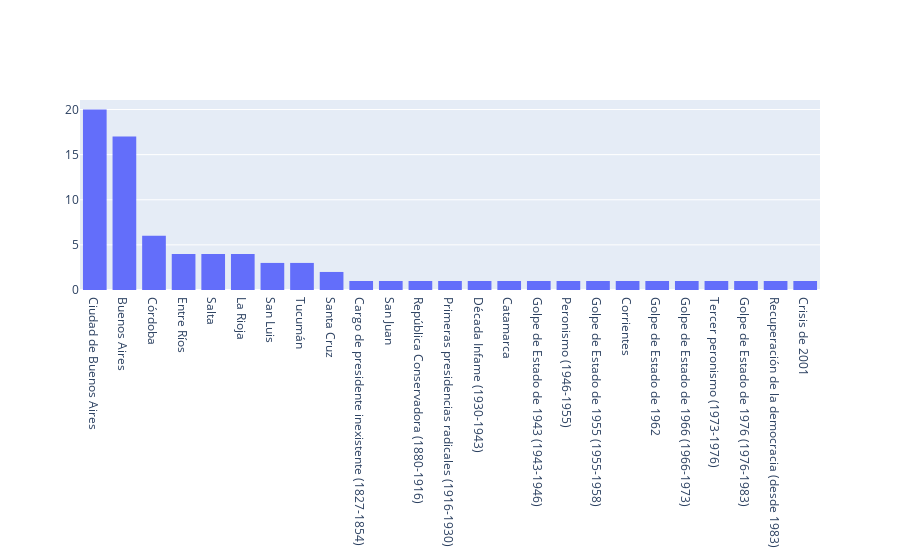

Notebook cell for this chart:
### Code cell
fig = go.Figure()
fig.add_trace(go.Histogram(x = presidencias_argentinas["Lugar en el que nació"]))
fig.update_xaxes(categoryorder='total descending')
#Existen algunos outliers!!!

### Figure 1 — Plotly figure (JSON) as saved in the notebook; plotly's stock layout.template omitted (floating-point values rounded to 4 significant figures)
{"data": [{"type": "histogram", "x": ["Ciudad de Buenos Aires", "Ciudad de Buenos Aires", "Cargo de presidente inexistente (1827-1854)", "Entre Ríos", "Córdoba", "San Luis", "Ciudad de Buenos Aires", "Ciudad de Buenos Aires", "Ciudad de Buenos Aires", "San Juan", "Tucumán", "República Conservadora (1880-1916)", "Tucumán", "Córdoba", "Ciudad de Buenos Aires", "Ciudad de Buenos Aires", "Salta", "Tucumán", "Ciudad de Buenos Aires", "Córdoba", "Ciudad de Buenos Aires", "Salta", "Primeras presidencias radicales (1916-1930)", "Ciudad de Buenos Aires", "Ciudad de Buenos Aires", "Ciudad de Buenos Aires", "Ciudad de Buenos Aires", "Década Infame (1930-1943)", "Salta", "Salta", "Entre Ríos", "Ciudad de Buenos Aires", "Catamarca", "Golpe de Estado de 1943 (1943-1946)", "Entre Ríos", "Entre Ríos", "Buenos Aires", "Buenos Aires", "Peronismo (1946-1955)", "Buenos Aires", "Buenos Aires", "Buenos Aires", "Golpe de Estado de 1955 (1955-1958)", "Ciudad de Buenos Aires", "Córdoba", "Corrientes", "Golpe de Estado de 1962", "Ciudad de Buenos Aires", "Buenos Aires", "Golpe de Estado de 1966 (1966-1973)", "Buenos Aires", "San Luis", "Ciudad de Buenos Aires", "Tercer peronismo (1973-1976)", "Buenos Aires", "Ciudad de Buenos Aires", "Buenos Aires", "La Rioja", "Golpe de Estado de 1976 (1976-1983)", "Buenos Aires", "Ciudad de Buenos Aires", "Buenos Aires", "Buenos Aires", "Recuperación de la democracia (desde 1983)", "Buenos Aires", "La Rioja", "La Rioja", "La Rioja", "Córdoba", "Córdoba", "Crisis de 2001", "San Luis", "Buenos Aires", "Santa Cruz", "Santa Cruz", "Buenos Aires", "Buenos Aires", "Buenos Aires", "Ciudad de Buenos Aires"]}], "layout": {"xaxis": {"categoryorder": "total descending"}}}
